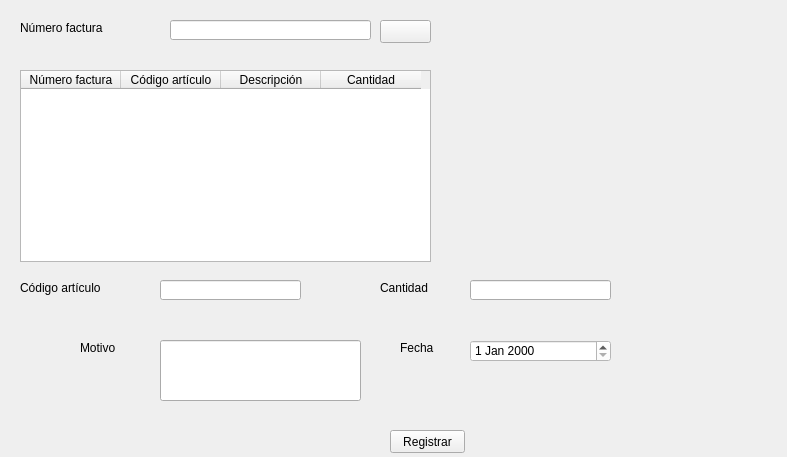
                   <widget class="QWidget" name="a_devoluciones">
                    <property name="geometry">
                     <rect>
                      <x>0</x>
                      <y>0</y>
                      <width>787</width>
                      <height>457</height>
                     </rect>
                    </property>
                    <attribute name="label">
                     <string>Devoluciones</string>
                    </attribute>
                    <widget class="QLabel" name="label_28">
                     <property name="geometry">
                      <rect>
                       <x>20</x>
                       <y>20</y>
                       <width>151</width>
                       <height>16</height>
                      </rect>
                     </property>
                     <property name="text">
                      <string>Número factura</string>
                     </property>
                    </widget>
                    <widget class="QLabel" name="label_29">
                     <property name="geometry">
                      <rect>
                       <x>20</x>
                       <y>280</y>
                       <width>151</width>
                       <height>16</height>
                      </rect>
                     </property>
                     <property name="text">
                      <string>Código artículo</string>
                     </property>
                    </widget>
                    <widget class="QLabel" name="label_30">
                     <property name="geometry">
                      <rect>
                       <x>80</x>
                       <y>340</y>
                       <width>151</width>
                       <height>16</height>
                      </rect>
                     </property>
                     <property name="text">
                      <string>Motivo</string>
                     </property>
                    </widget>
                    <widget class="QLabel" name="label_31">
                     <property name="geometry">
                      <rect>
                       <x>380</x>
                       <y>280</y>
                       <width>151</width>
                       <height>16</height>
                      </rect>
                     </property>
                     <property name="text">
                      <string>Cantidad</string>
                     </property>
                    </widget>
                    <widget class="QLabel" name="label_32">
                     <property name="geometry">
                      <rect>
                       <x>400</x>
                       <y>340</y>
                       <width>151</width>
                       <height>16</height>
                      </rect>
                     </property>
                     <property name="text">
                      <string>Fecha</string>
                     </property>
                    </widget>
                    <widget class="QPushButton" name="pushButton_3">
                     <property name="geometry">
                      <rect>
                       <x>390</x>
                       <y>430</y>
                       <width>75</width>
                       <height>23</height>
                      </rect>
                     </property>
                     <property name="text">
                      <string>Registrar</string>
                     </property>
                    </widget>
                    <widget class="QLineEdit" name="le_numerofactura_A">
                     <property name="geometry">
                      <rect>
                       <x>170</x>
                       <y>20</y>
                       <width>201</width>
                       <height>20</height>
                      </rect>
                     </property>
                     <property name="styleSheet">
                      <string notr="true">
font:87 10pt &quot;Arial Black&quot;;
color:rgb(255,255,255);

</string>
                     </property>
                     <property name="text">
                      <string/>
                     </property>
                    </widget>
                    <widget class="QLineEdit" name="le_codigoarticulo_A">
                     <property name="geometry">
                      <rect>
                       <x>160</x>
                       <y>280</y>
                       <width>141</width>
                       <height>20</height>
                      </rect>
                     </property>
                     <property name="styleSheet">
                      <string notr="true">
font:87 10pt &quot;Arial Black&quot;;
color:rgb(255,255,255);

</string>
                     </property>
                     <property name="text">
                      <string/>
                     </property>
                    </widget>
                    <widget class="QLineEdit" name="le_cantidad_AD">
                     <property name="geometry">
                      <rect>
                       <x>470</x>
                       <y>280</y>
                       <width>141</width>
                       <height>20</height>
                      </rect>
                     </property>
                     <property name="styleSheet">
                      <string notr="true">
font:87 10pt &quot;Arial Black&quot;;
color:rgb(255,255,255);

</string>
                     </property>
                     <property name="text">
                      <string/>
                     </property>
                    </widget>
                    <widget class="QLineEdit" name="le_motivo_A">
                     <property name="geometry">
                      <rect>
                       <x>160</x>
                       <y>340</y>
                       <width>201</width>
                       <height>61</height>
                      </rect>
                     </property>
                     <property name="styleSheet">
                      <string notr="true">
font:87 10pt &quot;Arial Black&quot;;
color:rgb(255,255,255);

</string>
                     </property>
                     <property name="text">
                      <string/>
                     </property>
                    </widget>
                    <widget class="QDateEdit" name="de_fecha_A">
                     <property name="geometry">
                      <rect>
                       <x>470</x>
                       <y>340</y>
                       <width>141</width>
                       <height>22</height>
                      </rect>
                     </property>
                     <property name="styleSheet">
                      <string notr="true">background-color: rgb(255, 255, 255);</string>
                     </property>
                    </widget>
                    <widget class="QTableWidget" name="table_AD">
                     <property name="geometry">
                      <rect>
                       <x>20</x>
                       <y>70</y>
                       <width>411</width>
                       <height>192</height>
                      </rect>
                     </property>
                     <column>
                      <property name="text">
                       <string>Número factura</string>
                      </property>
                     </column>
                     <column>
                      <property name="text">
                       <string>Código artículo</string>
                      </property>
                     </column>
                     <column>
                      <property name="text">
                       <string>Descripción</string>
                      </property>
                     </column>
                     <column>
                      <property name="text">
                       <string>Cantidad</string>
                      </property>
                     </column>
                    </widget>
                    <widget class="QPushButton" name="bt_buscar_AD">
                     <property name="geometry">
                      <rect>
                       <x>380</x>
                       <y>20</y>
                       <width>51</width>
                       <height>23</height>
                      </rect>
                     </property>
                     <property name="text">
                      <string/>
                     </property>
                     <property name="icon">
                      <iconset>
                       <normaloff>images/3844432-magnifier-search-zoom_110300.png</normaloff>images/3844432-magnifier-search-zoom_110300.png</iconset>
                     </property>
                    </widget>
                   </widget>
